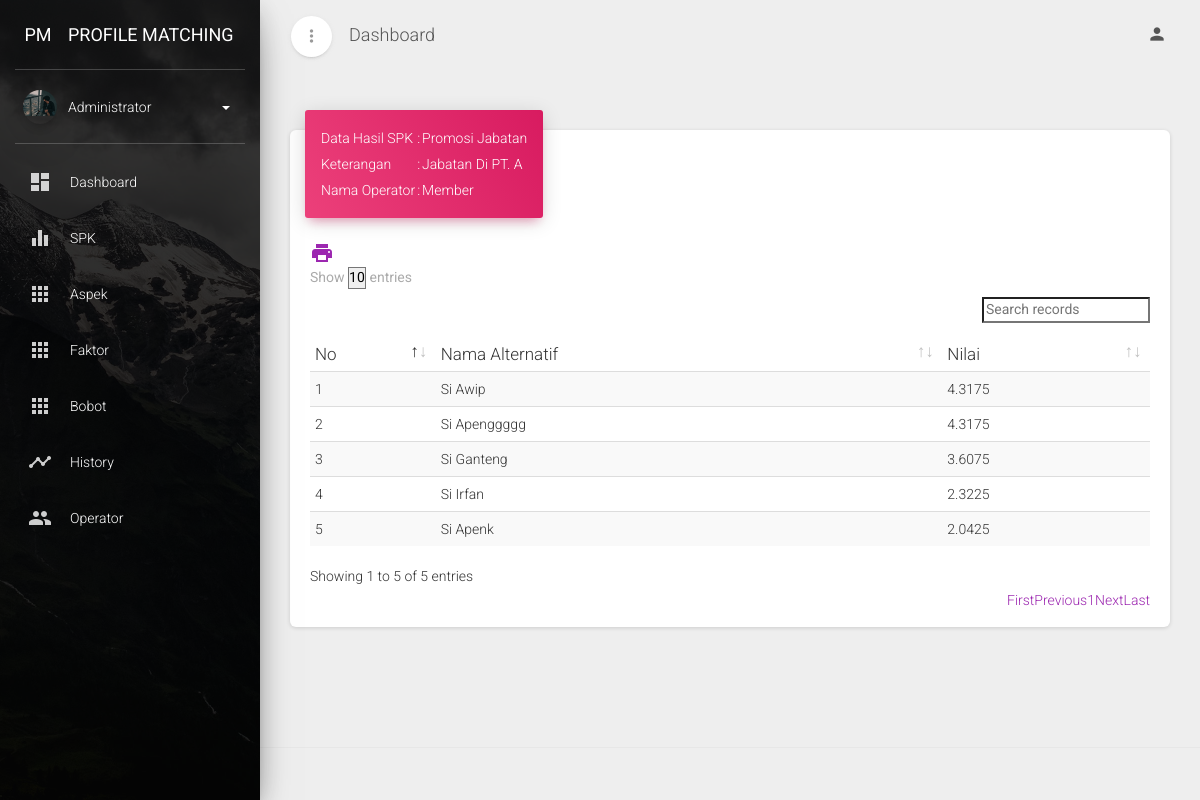
Page /dashboard.php?module=hasil&act=detail&id_spkuser=1 (signed in) on the committed database.
### tables this page shows
CREATE TABLE `spk_user` (
  `id_spkuser` int(11) NOT NULL,
  `id_user` int(11) NOT NULL,
  `id_spk` int(11) NOT NULL,
  `ket` varchar(100) NOT NULL,
  `tgl` date NOT NULL DEFAULT current_timestamp()
);

CREATE TABLE `spk` (
  `id_spk` int(6) NOT NULL,
  `nama_spk` text NOT NULL,
  `keterangan` text NOT NULL,
  `tanggal` date NOT NULL,
  `id_user` int(11) NOT NULL
);

CREATE TABLE `user` (
  `id_user` int(11) NOT NULL,
  `username` varchar(50) NOT NULL,
  `password` varchar(50) NOT NULL,
  `nama` varchar(50) NOT NULL,
  `alamat` varchar(250) NOT NULL,
  `tlp` varchar(15) NOT NULL,
  `email` varchar(100) NOT NULL,
  `level` varchar(50) NOT NULL,
  `foto` varchar(100) NOT NULL,
  `aktif` char(1) NOT NULL,
  `verif_code` text NOT NULL,
  `is_verif` tinyint(1) NOT NULL DEFAULT 0
);

CREATE TABLE `hasil` (
  `id` int(11) NOT NULL,
  `nama_alternatif` varchar(50) NOT NULL,
  `nilai` float NOT NULL,
  `id_spk` int(11) NOT NULL,
  `id_user` int(11) NOT NULL,
  `id_spkuser` int(11) NOT NULL
);

### modul/hasil/hasil.php (the view, shortened to what this page needs)
<?php
include "config/koneksi.php";
 ?>
<div class="row">
	<div class="col-md-12">
		<div class="card ">
			<?php
				switch($_GET["act"])
				{
						?>
	<?php
					case "detail" :
					$query = mysqli_query($koneksi, "SELECT * FROM spk INNER JOIN spk_user ON spk_user.id_spk=spk.id_spk INNER JOIN user u ON u.id_user=spk_user.id_user WHERE id_spkuser='$_GET[id_spkuser]'");
					$result = mysqli_fetch_array($query);
						?>
	<div class="card-header card-header-rose card-header-text">
		<div class="card-text">
		<table>
			<tr>
				<td>Data Hasil SPK</td>
				<td>:</td>
				<td><?= $result["nama_spk"]?></td>
			</tr>
			<tr>
				<td>Keterangan</td>
				<td>:</td>
				<td><?= $result["ket"]?></td>
			</tr>
			<tr>
				<td>Nama Operator</td>
				<td>:</td>
				<td><?= $result["nama"]?></td>
			</tr>
		</table>
		</div>
	</div>
	<div class="card-body ">
		<?php
		echo "<a href='laporan_spk.php?id_spkuser=$_GET[id_spkuser]&nama_spk=$result[nama_spk]&level=$_SESSION[level]&user=$result[nama]&ket=$result[ket]' lass='btn btn-info btn-just-icon print' target='blank'><i class='material-icons' rel='tooltip' title='Print'>print</i></a>";
		?>
		<table id="datatables" class="table table-striped table-no-bordered table-hover" cellspacing="0" width="100%"
			style="width:100%">
			<?php
									if($_SESSION["level"]=="admin")
									{
										$tampil = mysqli_query($koneksi,"SELECT * FROM hasil h INNER JOIN spk_user su ON su.id_spkuser=h.id_spkuser INNER JOIN spk s ON s.id_spk=su.id_spk WHERE h.id_spkuser='$_GET[id_spkuser]' ORDER BY h.nilai DESC");
									}else{
										$tampil = mysqli_query($koneksi,"SELECT * FROM hasil h INNER JOIN spk_user su ON su.id_spkuser=h.id_spkuser INNER JOIN spk s ON s.id_spk=su.id_spk WHERE h.id_user='$_SESSION[id_user]' AND h.id_spkuser='$_GET[id_spkuser]' ORDER BY h.nilai DESC") or die (mysqli_error($koneksi));
									}
										echo "
											<thead>
												<tr>
													<th width=''>No</th>
													<th>Nama Alternatif</th>
													<th>Nilai</th>
												</tr>
											</thead>
										<tbody>";
								    $no=1;
								    while ($r=mysqli_fetch_array($tampil)){
										echo "<tr>
													<td>$no</td>
													<td>$r[nama_alternatif]</td>
													<td>$r[nilai]</td>
												</tr>";
										$no++;
								    }
								    echo "</tbody>
										</table>";
									?>
	</div>
</div>
</div>
<?php
					break;
				}
			?>
</div>
</div>

### rows in the picture
spk_user: id_spk.nama_spk "Promosi Jabatan", ket "Jabatan Di PT. A", id_user.nama "Member"
hasil: nama_alternatif "Si Awip", nilai "4.3175"
hasil: nama_alternatif "Si Apenggggg", nilai "4.3175"
hasil: nama_alternatif "Si Ganteng", nilai "3.6075"
hasil: nama_alternatif "Si Irfan", nilai "2.3225"
hasil: nama_alternatif "Si Apenk", nilai "2.0425"

### other values in the picture
$_SESSION["nama"] "Administrator"
